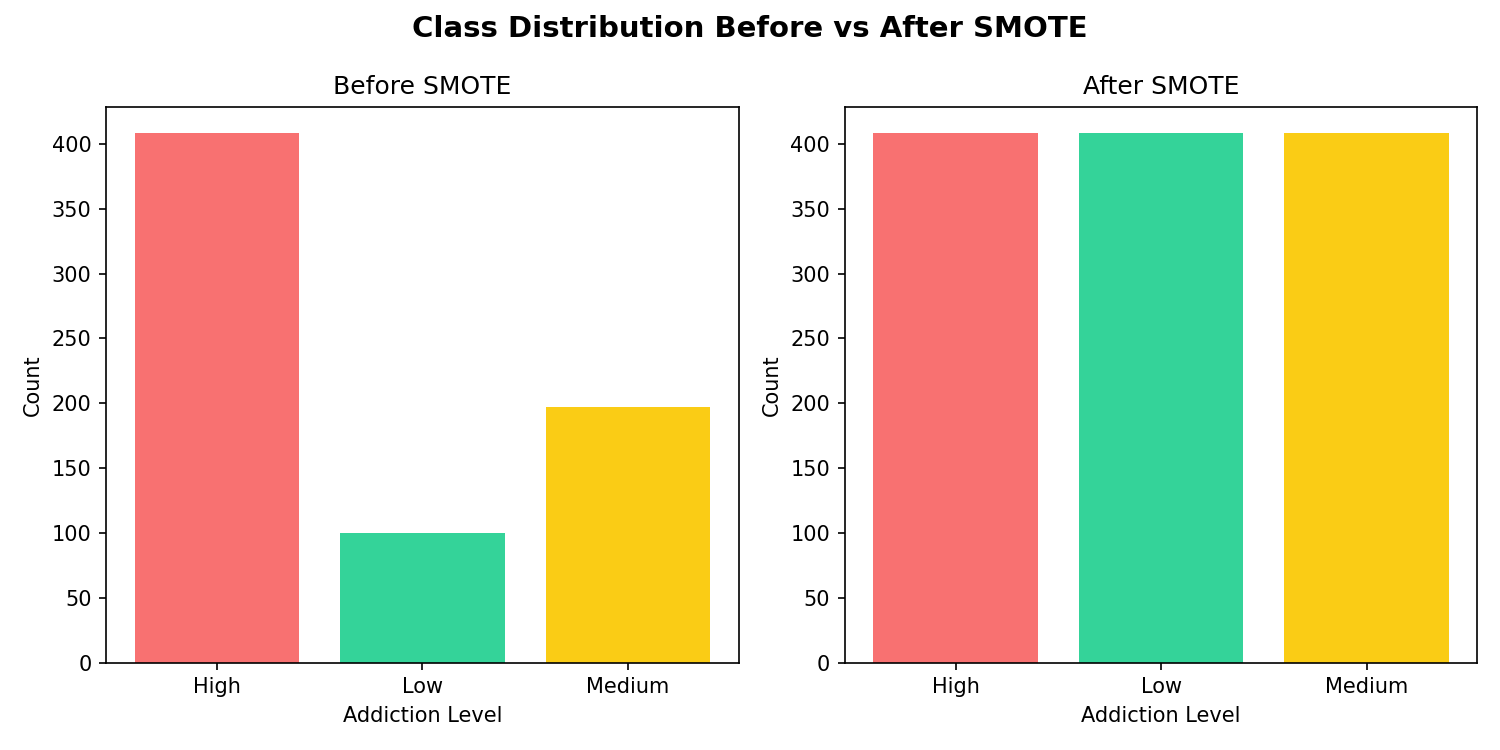

This chart was generated by the following Python code:
import pandas as pd
import matplotlib.pyplot as plt
from imblearn.over_sampling import SMOTE
from pathlib import Path
import sys

sys.path.append(str(Path(__file__).resolve().parent.parent))
from app.ml.preprocess import load_and_clean_data, encode_features, get_features_and_target

DATA_PATH = Path(__file__).resolve().parent.parent / "data" / "dataset.csv"

df = load_and_clean_data(str(DATA_PATH))
df, le = encode_features(df)
X, Y = get_features_and_target(df)

label_map = {0: "High", 1: "Low", 2: "Medium"}
before_counts = Y.value_counts().sort_index()

sm = SMOTE(random_state=42)
X_res, Y_res = sm.fit_resample(X, Y)
after_counts = pd.Series(Y_res).value_counts().sort_index()

labels = [label_map[i] for i in before_counts.index]

fig, (ax1, ax2) = plt.subplots(1, 2, figsize=(10, 5))
fig.suptitle("Class Distribution Before vs After SMOTE", fontsize=14, fontweight="bold")

ax1.bar(labels, before_counts.values, color=["#f87171", "#34d399", "#facc15"])
ax1.set_title("Before SMOTE")
ax1.set_ylabel("Count")
ax1.set_xlabel("Addiction Level")

ax2.bar(labels, after_counts.values, color=["#f87171", "#34d399", "#facc15"])
ax2.set_title("After SMOTE")
ax2.set_ylabel("Count")
ax2.set_xlabel("Addiction Level")

plt.tight_layout()
plt.savefig("analysis/class_distribution.png", dpi=150)
plt.show()
print("Saved: analysis/class_distribution.png")
